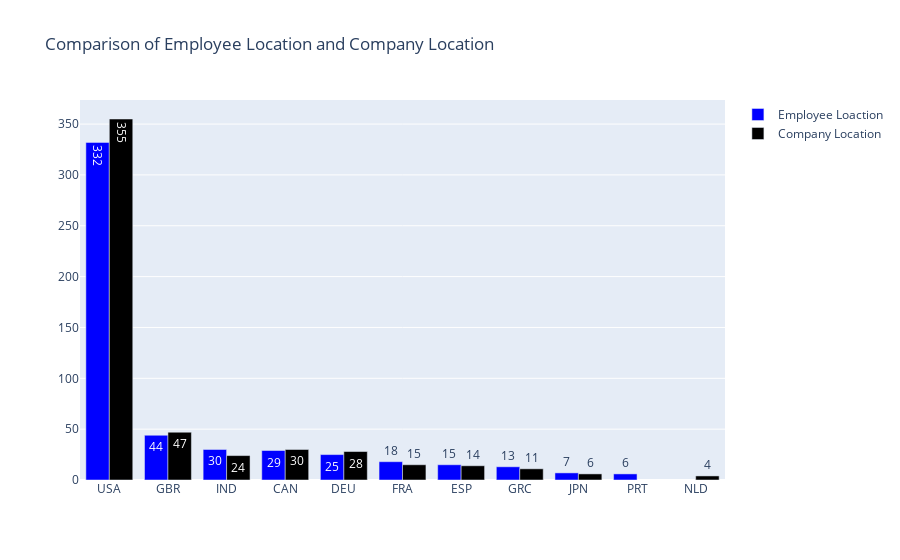

Notebook code for this chart:
### Code cell
topcLoc = cLoc[:10]
fig = go.Figure(data=[
    go.Bar(name='Employee Loaction', 
           x=topemplocation.index, y=topemplocation.values,
           text=topemplocation.values,marker_color='blue'),
    go.Bar(name='Company Location', x=topcLoc.index, 
           y=topcLoc.values,text=topcLoc.values,marker_color='black')
])
fig.update_layout(barmode='group',title='Comparison of Employee Location and Company Location')

fig.show()

### Figure 1 — Plotly figure (JSON) as saved in the notebook; plotly's stock layout.template omitted (floating-point values rounded to 4 significant figures)
{"data": [{"marker": {"color": "blue"}, "name": "Employee Loaction", "text": [332, 44, 30, 29, 25, 18, 15, 13, 7, 6], "type": "bar", "x": ["USA", "GBR", "IND", "CAN", "DEU", "FRA", "ESP", "GRC", "JPN", "PRT"], "y": [332, 44, 30, 29, 25, 18, 15, 13, 7, 6]}, {"marker": {"color": "black"}, "name": "Company Location", "text": [355, 47, 30, 28, 24, 15, 14, 11, 6, 4], "type": "bar", "x": ["USA", "GBR", "CAN", "DEU", "IND", "FRA", "ESP", "GRC", "JPN", "NLD"], "y": [355, 47, 30, 28, 24, 15, 14, 11, 6, 4]}], "layout": {"barmode": "group", "title": {"text": "Comparison of Employee Location and Company Location"}}}
